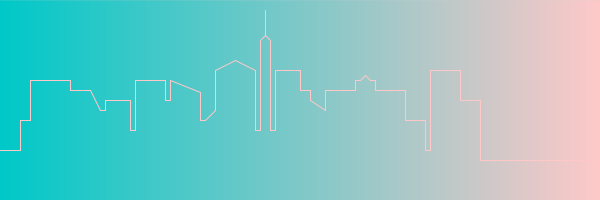
Frame 1 (no input)
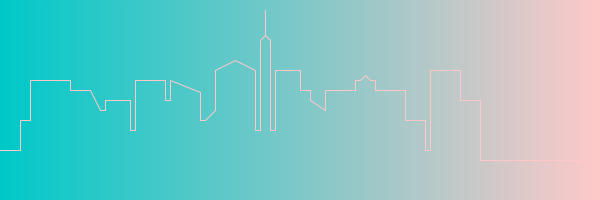
Frame 60 (the mouse pressed at the canvas centre just before this capture)
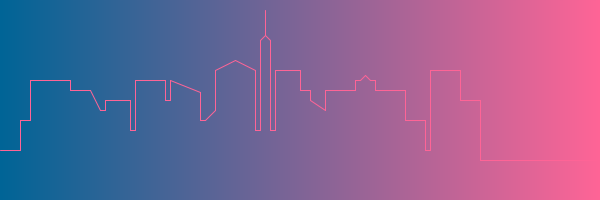
Frame 120 (the mouse held since frame 60 and released just before this capture)

The Processing sketch that drew these frames (run headless with seeded random() and noise(); from frame 60 on, the mouse is pressed at the canvas centre):

// Processing sketch: processing_32464
// ── processing_32464.pde

void setup() {
  size(600,200);
}

void draw(){
  
  if(mouseX < 200) {
    for (int x = 0; x < 600; x++) { ///gradientmorning///
    stroke (x*255/600,200,200);
    line (x, 0, x, 200);
    }
  } else if(mouseX < 400) {
    for (int x = 0; x < 600; x++) { ///gradientnoon///
     stroke (x*255/600,100,150);
     line (x, 0, x, 200);
  }
  
  }else{
    for (int x = 0; x < 600; x++) { ///gradientnight///
     stroke (x*255/600,50,200);
     line (x, 0, x, 200);
  }
  }
  
///skyline///

line(0,150,20,150);
line(20,150,20,120);
line(20,120,30,120);
line(30,120,30,80);
line(30,80,70,80);
line(70,80,70,90);
line(70,90,90,90);
line(90,90,100,110);
line(100,110,105,110);
line(105,110,105,100);
line(105,100,130,100);
line(130,100,130,130);
line(130,130,135,130);
line(135,130,135,80);
line(135,80,165,80);
line(165,80,165,100);
line(165,100,170,100);
line(170,100,170,80);
line(170,80,200,92);
line(200,92,200,120);
line(200,120,205,120);
line(205,120,215,110);
line(215,110,215,70);
line(215,70,235,60);
line(235,60,255,70);
line(255,70,255,130);
line(255,130,260,130);
line(260,130,260,40);
line(260,40,265,35);
line(265,35,265,10);
line(265,35,270,40);
line(270,40,270,130);
line(270,130,275,130);
line(275,130,275,70);
line(275,70,300,70);
line(300,70,300,90);
line(300,90,310,90);
line(310,90,310,100);
line(310,100,325,110);
line(325,110,325,90);
line(325,90,355,90);
line(355,90,355,80);
line(355,80,360,80);
line(360,80,365,75);
line(365,75,370,80);
line(370,80,375,80);
line(375,80,375,90);
line(375,90,405,90);
line(405,90,405,120);
line(405,120,425,120);
line(425,120,425,150);
line(425,150,430,150);
line(430,150,430,70);
line(430,70,460,70);
line(460,70,460,100);
line(460,100,480,100);
line(480,100,480,160);
line(480,160,600,160);

}  
